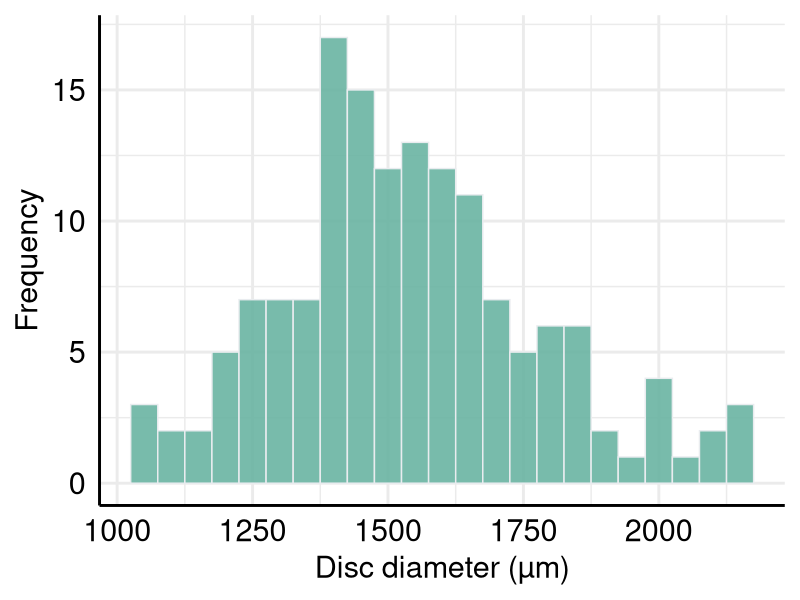
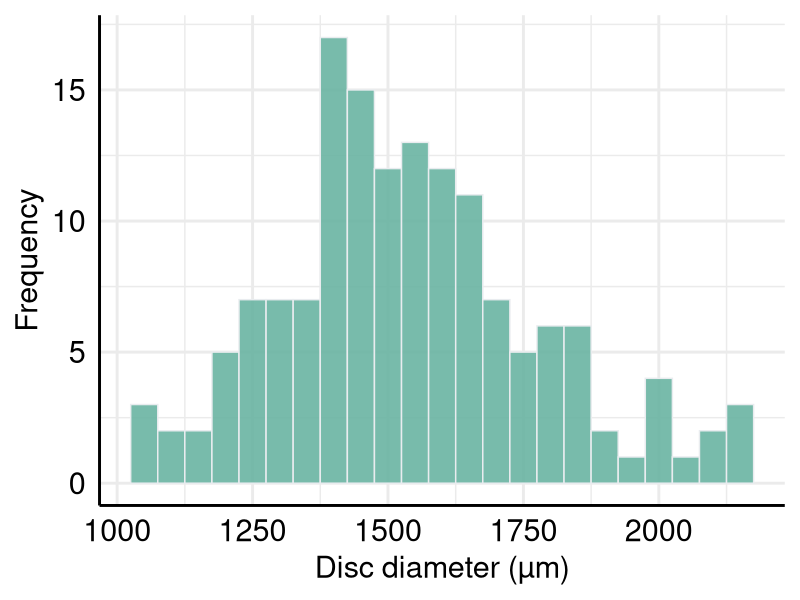

Write the R code that produced these figures, in order.
#The effects of the nonnative brittle star Ophiothela mirabilis Verrill, 1867 on the feeding performance of an octocoral host in a southwestern Atlantic rocky shore 
#Patrick Derviche and Paulo da Cunha Lana 

#Package
library(ggplot2)

#Figure 4
#Frequency histogram of the disc diameter (µm) of Ophiothela mirabilis in marine national park of the Currais Islands (S Brazil). The disc diameter was measured for 50 individuals within each of the three octocoral colonies
data <- read.csv(file="disc.csv",header=TRUE,sep=";",dec=".")
summary(data)
mean(data$diameter)
sd(data$diameter)

Fig4 <- ggplot(data, aes(x=diameter)) +
  geom_histogram( binwidth=50, fill="#69b3a2", color="#e9ecef", alpha=0.9)  +
  theme_minimal(base_size = 22)+
  theme(axis.text.x = element_text(color="black",size=22))+
  theme(axis.text.y = element_text(color="black",size=22))+
  xlab("Disc diameter (µm)") + ylab("Frequency")+ 
  theme(axis.line = element_line(colour = "black", size = 1, linetype = "solid"))

Fig4

ggsave(Fig4, file="Fig4.png", width=8.9, height=5, dpi=1500)

#End
